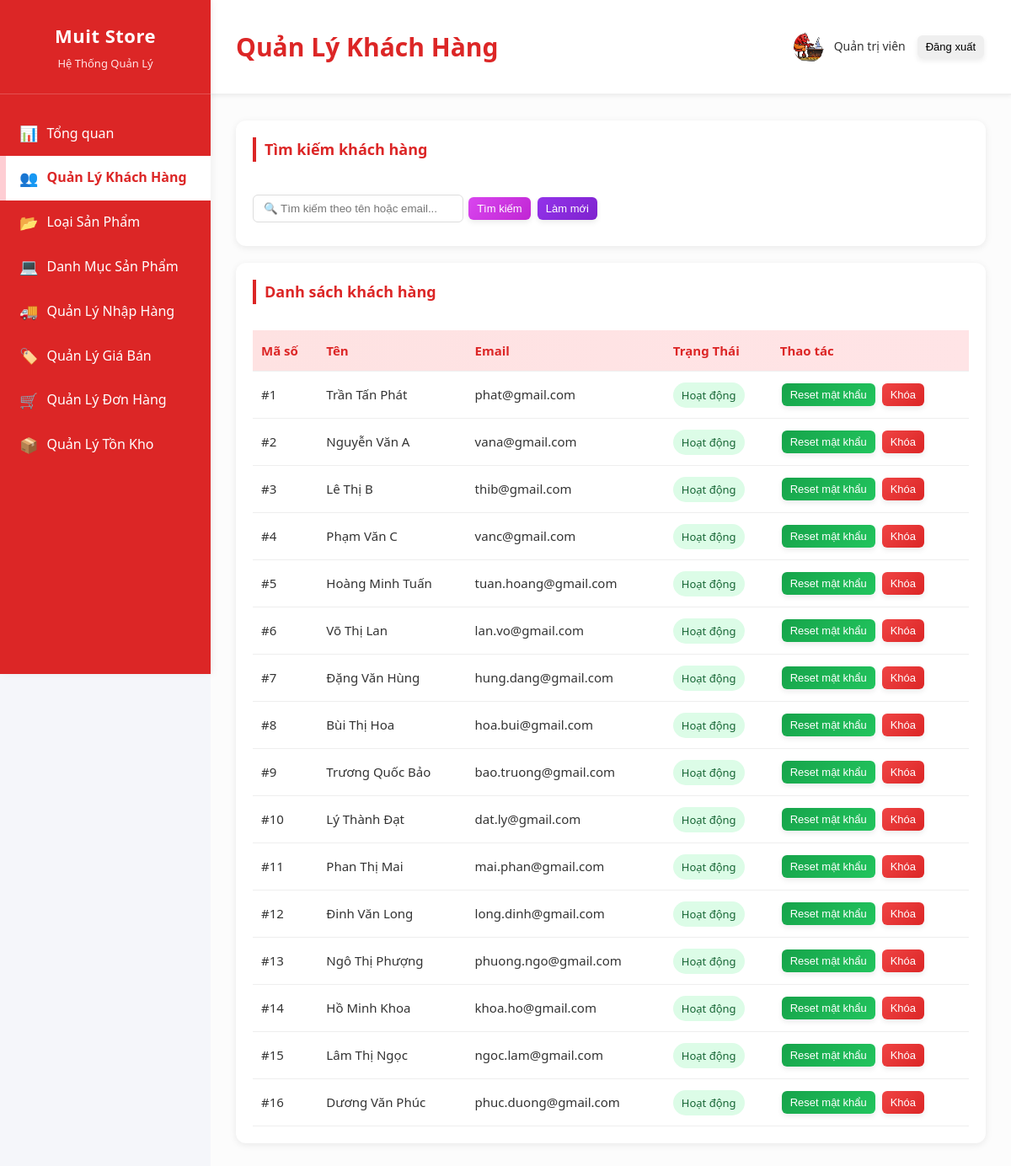
The page /adminweb/webbb/html/customers.php (signed in) on the database its author committed.
### tables this page shows
CREATE TABLE `users` (
  `id`       int(11)      NOT NULL AUTO_INCREMENT,
  `ho`       varchar(100) DEFAULT NULL,
  `ten`      varchar(100) DEFAULT NULL,
  `sdt`      varchar(20)  DEFAULT NULL,
  `diachi`   varchar(255) DEFAULT NULL,
  `email`    varchar(100) DEFAULT NULL,
  `password` varchar(255) DEFAULT NULL,
  `status`   varchar(10)  NOT NULL DEFAULT 'active',
  PRIMARY KEY (`id`)
);

### adminweb/webbb/html/customers.php (the view, shortened to what this page needs)
<?php
include("../../../config.php");
$search = "";
if (isset($_GET['q']) && $_GET['q'] != "") {
    $search = $conn->real_escape_string($_GET['q']);
    $sql = "SELECT * FROM users
            WHERE CONCAT(ho, ' ', ten) LIKE '%$search%'
               OR email LIKE '%$search%'";
} else {
    $sql = "SELECT * FROM users";
}
$result = $conn->query($sql);
?>
<!doctype html>
<html lang="vi">
<head>
    <link rel="stylesheet" href="../css/style.css" />
</head>
<body>
    <div class="sidebar">
        <div class="logo">
            <h2>Muit Store</h2>
            <p>Hệ Thống Quản Lý</p>
        </div>
        <nav class="menu">
            <a href="index.php" class="menu-item"><span>📊</span> Tổng quan</a>
            <a href="customers.php" class="menu-item active"><span>👥</span> Quản Lý Khách Hàng</a>
            <a href="categories.php" class="menu-item"><span>📂</span> Loại Sản Phẩm</a>
            <a href="products.php" class="menu-item"><span>💻</span> Danh Mục Sản Phẩm</a>
            <a href="import.php" class="menu-item"><span>🚚</span> Quản Lý Nhập Hàng</a>
            <a href="price.php" class="menu-item"><span>🏷️</span> Quản Lý Giá Bán</a>
            <a href="orders.php" class="menu-item"><span>🛒</span> Quản Lý Đơn Hàng</a>
            <a href="inventory.php" class="menu-item"><span>📦</span> Quản Lý Tồn Kho</a>
        </nav>
    </div>
    <div class="main-content">
        <div class="top-bar">
            <h1>Quản Lý Khách Hàng</h1>
            <div class="info">
                <img src="../img/logo.png" alt="Admin" />
                <span><?php echo $_SESSION['adminUser']['name']; ?></span>
                <form method="post" action="logout.php" style="display:inline;">
                    <button>Đăng xuất</button>
                </form>
            </div>
        </div>
        <div class="container">
            <div class="card" style="margin-bottom: 20px">
                <div class="title">
                    <h3>Tìm kiếm khách hàng</h3>
                </div>
                <div class="search">
                    <form method="get" action="">
                        <input type="text" name="q" placeholder="🔍 Tìm kiếm theo tên hoặc email..." class="input-field" value="<?php echo htmlspecialchars($search); ?>" />
                        <button class="btn-search">Tìm kiếm</button>
                        <a href="customers.php"><button type="button" class="btn-reset">Làm mới</button></a>
                    </form>
                </div>
            </div>
            <div class="card">
                <div class="title">
                    <h3>Danh sách khách hàng</h3>
                </div>
                <table>
                    <thead>
                        <tr>
                            <th>Mã số</th>
                            <th>Tên</th>
                            <th>Email</th>
                            <th>Trạng Thái</th>
                            <th>Thao tác</th>
                        </tr>
                    </thead>
                    <tbody>
                        <?php while ($row = $result->fetch_assoc()): ?>
                            <tr>
                                <td>#<?php echo $row['id']; ?></td>
                                <td><?php echo htmlspecialchars($row['ho'] . ' ' . $row['ten']); ?></td>
                                <td><?php echo htmlspecialchars($row['email']); ?></td>
                                <td>
                                    <b class="status <?php echo isset($row['status']) && $row['status'] == 'active' ? 'status-completed' : 'status-new'; ?>">
                                        <?php echo isset($row['status']) && $row['status'] == 'active' ? 'Hoạt động' : 'Đã khóa'; ?>
                                    </b>
                                </td>
                                <td>
                                    <form method="post" action="reset_password.php" style="display:inline;">
                                        <button class="sua">Reset mật khẩu</button>
                                    </form>
                                    <?php if (isset($row['status']) && $row['status'] == 'active'): ?>
                                        <form method="post" action="lock_user.php" style="display:inline;">
                                            <button class="lock">Khóa</button>
                                        </form>
                                    <?php endif; ?>
                                </td>
                            </tr>
                        <?php endwhile; ?>
                    </tbody>
                </table>
            </div>
        </div>
    </div>
</body>
</html>

### adminweb/webbb/css/style.css (style rules this page uses)
* { margin: 0; padding: 0; box-sizing: border-box; }
html { scroll-behavior: smooth; }
body { font-family: "Segoe UI", Tahoma, Geneva, Verdana, sans-serif; background: #f5f6fa; color: #333; line-height: 1.6; transition: background 0.3s, color 0.3s; }
.sidebar { position: fixed; left: 0; top: 0; width: 250px; height: 100vh; background: #dc2626; overflow-y: auto; z-index: 100; box-shadow: 2px 0 10px rgba(0, 0, 0, 0.05); }
.logo { padding: 25px 20px; background: #dc2626; border-bottom: 1px solid rgba(255, 255, 255, 0.2); text-align: center; }
.logo h2 { color: #fff; font-size: 22px; margin-bottom: 5px; letter-spacing: 0.5px; }
.logo p { color: #ffe4e6; font-size: 13px; }
.menu { padding: 20px 0; }
.menu-item { display: flex; align-items: center; padding: 12px 20px; color: #fff; text-decoration: none; transition: all 0.25s ease; border-left: 3px solid transparent; }
.menu-item span { margin-right: 10px; font-size: 18px; }
.menu-item.active { background: #fff; color: #dc2626; border-left-color: #fecdd3; font-weight: bold; box-shadow: inset 4px 0 0 #fecdd3; }
.main-content { margin-left: 250px; min-height: 100vh; background: #fcfcfc; opacity: 0; transform: translateY(10px); animation: mainContentFadeIn 0.5s ease-out forwards; transition: background 0.3s; }
.top-bar { height: 113px; background: #fff; padding: 20px 30px; border-bottom: 2px solid #f0f0f0; display: flex; justify-content: space-between; align-items: center; box-shadow: 0 2px 5px rgba(0, 0, 0, 0.05); }
.top-bar h1 { font-size: 30px; color: #dc2626; font-weight: bold; }
.search input { padding: 8px 12px; border: 1px solid #ddd; border-radius: 6px; width: 250px; }
.info { display: flex; align-items: center; gap: 12px; font-size: 14px; }
.info img { width: 36px; height: 36px; border-radius: 50%; object-fit: cover; }
.container { padding: 30px; }
.card { background: #fff; border-radius: 12px; padding: 20px; box-shadow: 0 2px 8px rgba(0, 0, 0, 0.08); transition: all 0.3s ease; }
.card h3 { margin-bottom: 16px; color: #dc2626; border-left: 4px solid #dc2626; padding-left: 10px; font-size: 18px; }
table { width: 100%; border-collapse: collapse; font-size: 15px; margin-top: 10px; }
thead { background: linear-gradient(to right, #fee2e2, #ffe4e6); color: #dc2626; text-align: left; }
th, td { padding: 12px 10px; border-bottom: 1px solid #eee; }
.status { padding: 6px 10px; border-radius: 20px; font-weight: 500; font-size: 13px; }
.status-completed { background: #dcfce7; color: #166534; }
button, .btn-save, .btn-edit, .complete, .disable, .btn-search, .btn-reset, .sua, .xoa, .lock, .unlock, .head, .luu { padding: 6px 10px; border: none; border-radius: 6px; cursor: pointer; font-weight: 500; transition: all 0.25s ease; margin: 2px; font-size: 13px; box-shadow: 0 3px 6px rgba(0, 0, 0, 0.08); }
.btn-edit, .sua { background: linear-gradient(135deg, #16a34a, #22c55e); color: #fff; }
.btn-search { background: linear-gradient(135deg, #d946ef, #c026d3); color: #fff; }
.btn-reset { background: linear-gradient(135deg, #9333ea, #7e22ce); color: #fff; }
.xoa, .lock { background: linear-gradient(135deg, #ef4444, #dc2626); color: #fff; }
.input-field { width: 100%; padding: 8px; margin: 8px 0; background: #fff; border: 1px solid #ddd; border-radius: 6px; transition: all 0.3s ease; }
.title { display: flex; justify-content: space-between; align-items: center; margin-bottom: 15px; }

### rows shown on the page
users: id "1", ho+ten "Trần Tấn Phát", email "phat@gmail.com", status "Hoạt động"
users: id "2", ho+ten "Nguyễn Văn A", email "vana@gmail.com", status "Hoạt động"
users: id "3", ho+ten "Lê Thị B", email "thib@gmail.com", status "Hoạt động"
users: id "4", ho+ten "Phạm Văn C", email "vanc@gmail.com", status "Hoạt động"
users: id "5", ho+ten "Hoàng Minh Tuấn", email "tuan.hoang@gmail.com", status "Hoạt động"
users: id "6", ho+ten "Võ Thị Lan", email "lan.vo@gmail.com", status "Hoạt động"
users: id "7", ho+ten "Đặng Văn Hùng", email "hung.dang@gmail.com", status "Hoạt động"
users: id "8", ho+ten "Bùi Thị Hoa", email "hoa.bui@gmail.com", status "Hoạt động"
users: id "9", ho+ten "Trương Quốc Bảo", email "bao.truong@gmail.com", status "Hoạt động"
users: id "10", ho+ten "Lý Thành Đạt", email "dat.ly@gmail.com", status "Hoạt động"
users: id "11", ho+ten "Phan Thị Mai", email "mai.phan@gmail.com", status "Hoạt động"
users: id "12", ho+ten "Đinh Văn Long", email "long.dinh@gmail.com", status "Hoạt động"
users: id "13", ho+ten "Ngô Thị Phượng", email "phuong.ngo@gmail.com", status "Hoạt động"
users: id "14", ho+ten "Hồ Minh Khoa", email "khoa.ho@gmail.com", status "Hoạt động"
users: id "15", ho+ten "Lâm Thị Ngọc", email "ngoc.lam@gmail.com", status "Hoạt động"
users: id "16", ho+ten "Dương Văn Phúc", email "phuc.duong@gmail.com", status "Hoạt động"

### other values the page prints
$_SESSION['adminUser']['name'] "Quản trị viên"
